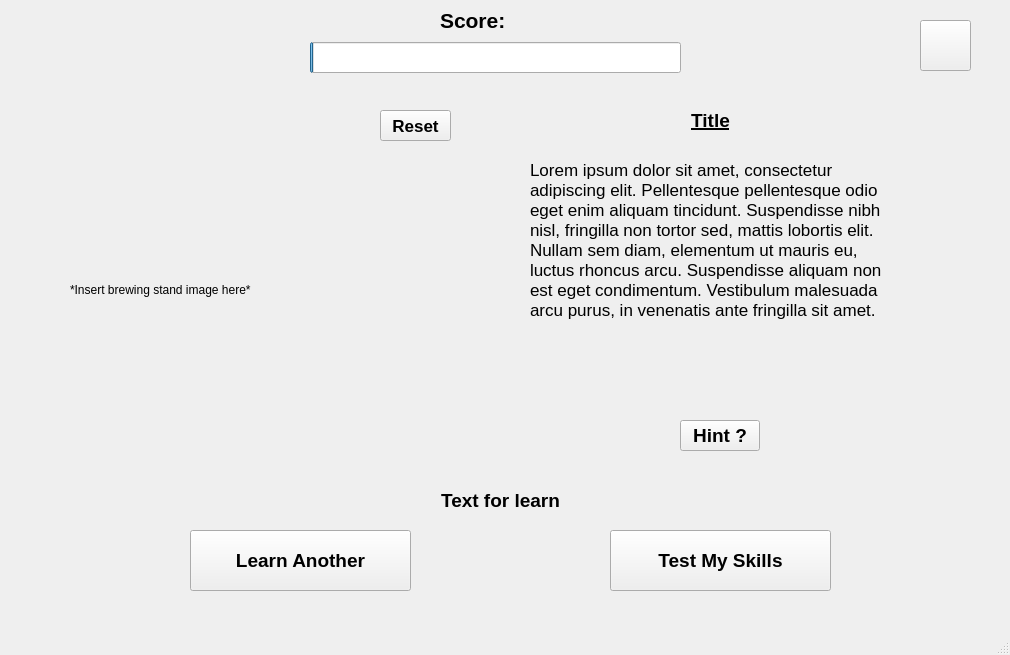
<?xml version="1.0" encoding="UTF-8"?>
<ui version="4.0">
 <class>MainWindow</class>
 <widget class="QMainWindow" name="MainWindow">
  <property name="geometry">
   <rect>
    <x>0</x>
    <y>0</y>
    <width>1010</width>
    <height>655</height>
   </rect>
  </property>
  <property name="windowTitle">
   <string>Minecraft Potions for Noobz</string>
  </property>
  <widget class="QWidget" name="centralwidget">
   <widget class="QLabel" name="brewingStandImageLabel">
    <property name="geometry">
     <rect>
      <x>70</x>
      <y>90</y>
      <width>400</width>
      <height>400</height>
     </rect>
    </property>
    <property name="text">
     <string>*Insert brewing stand image here*</string>
    </property>
   </widget>
   <widget class="QPushButton" name="exitToMenuButton">
    <property name="geometry">
     <rect>
      <x>920</x>
      <y>20</y>
      <width>51</width>
      <height>51</height>
     </rect>
    </property>
    <property name="cursor">
     <cursorShape>PointingHandCursor</cursorShape>
    </property>
    <property name="text">
     <string/>
    </property>
   </widget>
   <widget class="QLabel" name="scenarioLabel">
    <property name="geometry">
     <rect>
      <x>509</x>
      <y>90</y>
      <width>421</width>
      <height>380</height>
     </rect>
    </property>
    <property name="text">
     <string/>
    </property>
   </widget>
   <widget class="QLabel" name="scenarioTitleLabel">
    <property name="geometry">
     <rect>
      <x>520</x>
      <y>100</y>
      <width>381</width>
      <height>41</height>
     </rect>
    </property>
    <property name="font">
     <font>
      <pointsize>14</pointsize>
      <weight>75</weight>
      <bold>true</bold>
      <underline>true</underline>
     </font>
    </property>
    <property name="text">
     <string>Title</string>
    </property>
    <property name="alignment">
     <set>Qt::AlignCenter</set>
    </property>
   </widget>
   <widget class="QLabel" name="scenarioTextLabel">
    <property name="geometry">
     <rect>
      <x>530</x>
      <y>140</y>
      <width>371</width>
      <height>291</height>
     </rect>
    </property>
    <property name="font">
     <font>
      <pointsize>13</pointsize>
      <weight>50</weight>
      <bold>false</bold>
      <underline>false</underline>
     </font>
    </property>
    <property name="text">
     <string>
Lorem ipsum dolor sit amet, consectetur adipiscing elit. Pellentesque pellentesque odio eget enim aliquam tincidunt. Suspendisse nibh nisl, fringilla non tortor sed, mattis lobortis elit. Nullam sem diam, elementum ut mauris eu, luctus rhoncus arcu. Suspendisse aliquam non est eget condimentum. Vestibulum malesuada arcu purus, in venenatis ante fringilla sit amet.</string>
    </property>
    <property name="alignment">
     <set>Qt::AlignLeading|Qt::AlignLeft|Qt::AlignTop</set>
    </property>
    <property name="wordWrap">
     <bool>true</bool>
    </property>
   </widget>
   <widget class="QLabel" name="scoreLabel">
    <property name="geometry">
     <rect>
      <x>440</x>
      <y>10</y>
      <width>121</width>
      <height>21</height>
     </rect>
    </property>
    <property name="font">
     <font>
      <pointsize>16</pointsize>
      <weight>75</weight>
      <bold>true</bold>
     </font>
    </property>
    <property name="text">
     <string>Score: </string>
    </property>
   </widget>
   <widget class="QPushButton" name="hintButton">
    <property name="geometry">
     <rect>
      <x>680</x>
      <y>420</y>
      <width>80</width>
      <height>31</height>
     </rect>
    </property>
    <property name="font">
     <font>
      <pointsize>14</pointsize>
      <weight>75</weight>
      <bold>true</bold>
     </font>
    </property>
    <property name="text">
     <string>Hint ?</string>
    </property>
   </widget>
   <widget class="QLabel" name="hintLabel">
    <property name="geometry">
     <rect>
      <x>540</x>
      <y>410</y>
      <width>361</width>
      <height>51</height>
     </rect>
    </property>
    <property name="font">
     <font>
      <pointsize>14</pointsize>
      <italic>true</italic>
     </font>
    </property>
    <property name="text">
     <string/>
    </property>
    <property name="alignment">
     <set>Qt::AlignBottom|Qt::AlignHCenter</set>
    </property>
    <property name="wordWrap">
     <bool>true</bool>
    </property>
   </widget>
   <widget class="QPushButton" name="resetButton">
    <property name="geometry">
     <rect>
      <x>380</x>
      <y>110</y>
      <width>71</width>
      <height>31</height>
     </rect>
    </property>
    <property name="font">
     <font>
      <pointsize>13</pointsize>
      <weight>75</weight>
      <bold>true</bold>
     </font>
    </property>
    <property name="text">
     <string>Reset</string>
    </property>
   </widget>
   <widget class="QProgressBar" name="progressBar">
    <property name="geometry">
     <rect>
      <x>310</x>
      <y>42</y>
      <width>371</width>
      <height>31</height>
     </rect>
    </property>
    <property name="font">
     <font>
      <pointsize>15</pointsize>
      <weight>75</weight>
      <bold>true</bold>
     </font>
    </property>
    <property name="value">
     <number>1</number>
    </property>
    <property name="textVisible">
     <bool>false</bool>
    </property>
   </widget>
   <widget class="QLabel" name="learnCompleteLabel">
    <property name="geometry">
     <rect>
      <x>60</x>
      <y>480</y>
      <width>881</width>
      <height>41</height>
     </rect>
    </property>
    <property name="font">
     <font>
      <pointsize>14</pointsize>
      <weight>75</weight>
      <bold>true</bold>
     </font>
    </property>
    <property name="text">
     <string>Text for learn</string>
    </property>
    <property name="alignment">
     <set>Qt::AlignCenter</set>
    </property>
   </widget>
   <widget class="QPushButton" name="learnAnotherButton">
    <property name="geometry">
     <rect>
      <x>190</x>
      <y>530</y>
      <width>221</width>
      <height>61</height>
     </rect>
    </property>
    <property name="font">
     <font>
      <pointsize>14</pointsize>
      <weight>75</weight>
      <bold>true</bold>
     </font>
    </property>
    <property name="text">
     <string>Learn Another</string>
    </property>
   </widget>
   <widget class="QPushButton" name="testMySkillsButton">
    <property name="geometry">
     <rect>
      <x>610</x>
      <y>530</y>
      <width>221</width>
      <height>61</height>
     </rect>
    </property>
    <property name="font">
     <font>
      <pointsize>14</pointsize>
      <weight>75</weight>
      <bold>true</bold>
     </font>
    </property>
    <property name="text">
     <string>Test My Skills</string>
    </property>
   </widget>
   <widget class="QLabel" name="brewingStandChargeImageLabel">
    <property name="geometry">
     <rect>
      <x>207</x>
      <y>184</y>
      <width>40</width>
      <height>20</height>
     </rect>
    </property>
    <property name="frameShape">
     <enum>QFrame::NoFrame</enum>
    </property>
    <property name="text">
     <string/>
    </property>
   </widget>
  </widget>
  <widget class="QMenuBar" name="menubar">
   <property name="geometry">
    <rect>
     <x>0</x>
     <y>0</y>
     <width>1010</width>
     <height>20</height>
    </rect>
   </property>
  </widget>
  <widget class="QStatusBar" name="statusbar"/>
 </widget>
 <resources/>
 <connections/>
</ui>
